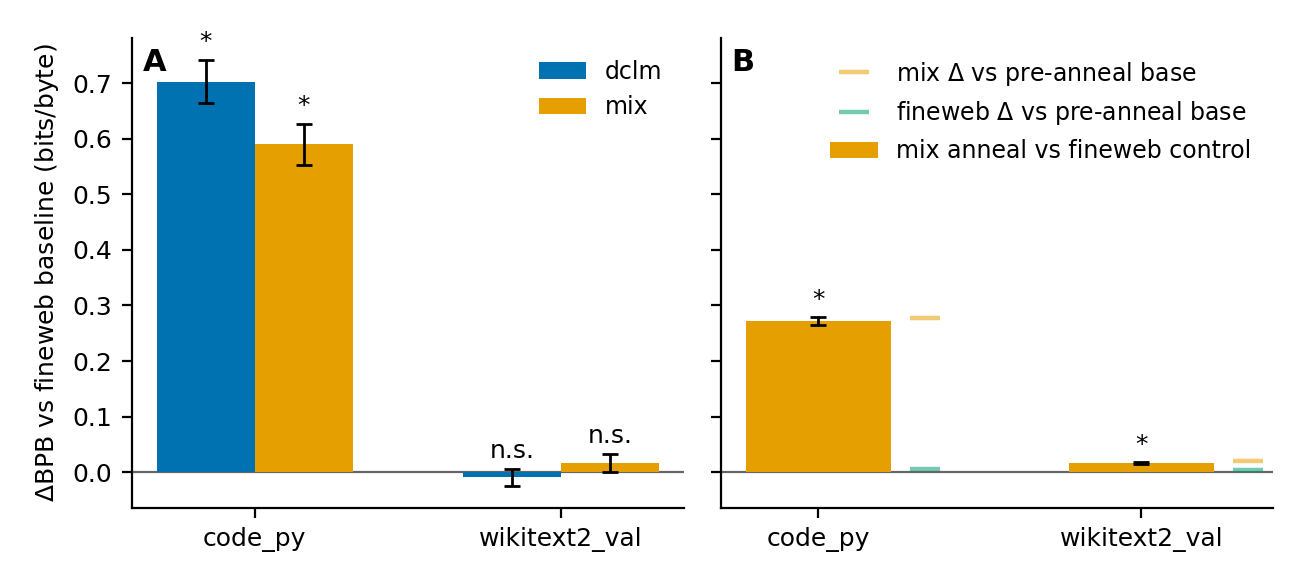

Source code (Python):
#!/usr/bin/env python3
"""fig_data_anneal: two-panel figure.

Panel A -- data-composition sweep (dclm / mix vs fineweb baseline), from
  Qwen3-0.6B/experiments/2026-06-26_qwen3-0.6b_data-mix-composition/verdict.json
Panel B -- mid-training anneal (mix treatment vs fineweb iso-token control), from
  Qwen3-0.6B/experiments/2026-06-30_qwen3-0.6b_midtrain-anneal/verdict.json

Every plotted number is read from the two verdict.json files at run time;
nothing numeric is hardcoded except axis labels / legend text.
"""

import json
import os

import matplotlib

matplotlib.use("Agg")
import matplotlib.pyplot as plt

HERE = os.path.dirname(os.path.abspath(__file__))
REPO = "/home/yashb98/Downloads/BuildFromScratch"

SRC_A = os.path.join(
    REPO,
    "Qwen3-0.6B/experiments/2026-06-26_qwen3-0.6b_data-mix-composition/verdict.json",
)
SRC_B = os.path.join(
    REPO,
    "Qwen3-0.6B/experiments/2026-06-30_qwen3-0.6b_midtrain-anneal/verdict.json",
)

with open(SRC_A) as f:
    va = json.load(f)
with open(SRC_B) as f:
    vb = json.load(f)

CORPORA = ["code_py", "wikitext2_val"]
CORPUS_LABEL = {"code_py": "code_py", "wikitext2_val": "wikitext2_val"}

# Okabe-Ito colorblind-safe palette
C_DCLM = "#0072B2"   # blue
C_MIX = "#E69F00"    # orange
C_REF_MIX = "#E69F00"
C_REF_CTRL = "#009E73"  # bluish green
C_ZERO = "#666666"

plt.rcParams.update(
    {
        "font.size": 9,
        "axes.labelsize": 9,
        "xtick.labelsize": 9,
        "ytick.labelsize": 9,
        "legend.fontsize": 8.5,
        "axes.spines.top": False,
        "axes.spines.right": False,
        "pdf.fonttype": 42,
    }
)


def asym_err(mean, ci):
    """Return ([lower_err], [upper_err]) for one bar from mean + [lo, hi] CI."""
    lo, hi = ci
    return [mean - lo], [hi - mean]


def sig_mark(ax, x, mean, ci, significant):
    """Star (significant) or 'n.s.' above the CI whisker."""
    top = max(ci[1], mean, 0.0)
    txt = "*" if significant else "n.s."
    ax.annotate(
        txt,
        xy=(x, top),
        xytext=(0, 2),
        textcoords="offset points",
        ha="center",
        va="bottom",
        fontsize=9,
    )


fig, (axA, axB) = plt.subplots(1, 2, figsize=(6.5, 2.9), sharey=True)

# ------------------------------------------------------------------ Panel A
axes_names = ["dclm", "mix"]
colors = {"dclm": C_DCLM, "mix": C_MIX}
width = 0.32
for j, axis_name in enumerate(axes_names):
    xs, means, lows, highs, sigs = [], [], [], [], []
    for i, corpus in enumerate(CORPORA):
        cell = va["axes"][axis_name][corpus]
        x = i + (j - 0.5) * width
        xs.append(x)
        means.append(cell["improvement_bpb"])
        lo, hi = asym_err(cell["improvement_bpb"], cell["ci95"])
        lows.append(lo[0])
        highs.append(hi[0])
        sigs.append((x, cell["improvement_bpb"], cell["ci95"], cell["significant"]))
    axA.bar(
        xs,
        means,
        width=width,
        color=colors[axis_name],
        yerr=[lows, highs],
        capsize=3,
        error_kw={"lw": 1.0},
        label=axis_name,
        zorder=3,
    )
    for s in sigs:
        sig_mark(axA, *s)

axA.axhline(0.0, color=C_ZERO, lw=0.8, zorder=1)
axA.set_xticks(range(len(CORPORA)))
axA.set_xticklabels([CORPUS_LABEL[c] for c in CORPORA])
axA.set_ylabel(r"$\Delta$BPB vs fineweb baseline (bits/byte)")
axA.legend(title=None, frameon=False, loc="upper right")
axA.text(
    0.02, 0.98, "A", transform=axA.transAxes, fontsize=11, fontweight="bold", va="top"
)

# ------------------------------------------------------------------ Panel B
treatment_name = vb["treatment"]   # e.g. "mix"
control_name = vb["control"]       # e.g. "fineweb"

xs, means, lows, highs, sigs = [], [], [], [], []
for i, corpus in enumerate(CORPORA):
    cell = vb["corpora"][corpus]
    xs.append(i)
    means.append(cell["improvement_bpb"])
    lo, hi = asym_err(cell["improvement_bpb"], cell["ci95"])
    lows.append(lo[0])
    highs.append(hi[0])
    sigs.append((i, cell["improvement_bpb"], cell["ci95"], cell["significant"]))

axB.bar(
    xs,
    means,
    width=0.45,
    color=C_MIX,
    yerr=[lows, highs],
    capsize=3,
    error_kw={"lw": 1.0},
    label=f"{treatment_name} anneal vs {control_name} control",
    zorder=3,
)
for s in sigs:
    sig_mark(axB, *s)

# Light reference marks: delta_vs_base from short_ctx_non_regression, both arms.
ref = vb["short_ctx_non_regression"]
ref_off = 0.33
for i, corpus in enumerate(CORPORA):
    d_treat = ref[f"{treatment_name}/{corpus}"]["delta_vs_base"]
    d_ctrl = ref[f"{control_name}/{corpus}"]["delta_vs_base"]
    axB.plot(
        [i + ref_off],
        [d_treat],
        marker="_",
        ms=11,
        mew=1.6,
        color=C_REF_MIX,
        alpha=0.55,
        ls="none",
        zorder=4,
        label=f"{treatment_name} $\\Delta$ vs pre-anneal base" if i == 0 else None,
    )
    axB.plot(
        [i + ref_off],
        [d_ctrl],
        marker="_",
        ms=11,
        mew=1.6,
        color=C_REF_CTRL,
        alpha=0.55,
        ls="none",
        zorder=4,
        label=f"{control_name} $\\Delta$ vs pre-anneal base" if i == 0 else None,
    )

axB.axhline(0.0, color=C_ZERO, lw=0.8, zorder=1)
axB.set_xticks(range(len(CORPORA)))
axB.set_xticklabels([CORPUS_LABEL[c] for c in CORPORA])
axB.legend(frameon=False, loc="upper right")
axB.text(
    0.02, 0.98, "B", transform=axB.transAxes, fontsize=11, fontweight="bold", va="top"
)

fig.tight_layout()
out_pdf = os.path.join(HERE, "fig_data_anneal.pdf")
out_png = os.path.join(HERE, "fig_data_anneal.png")
fig.savefig(out_pdf)
fig.savefig(out_png, dpi=200)
print("wrote", out_pdf)
print("wrote", out_png)
